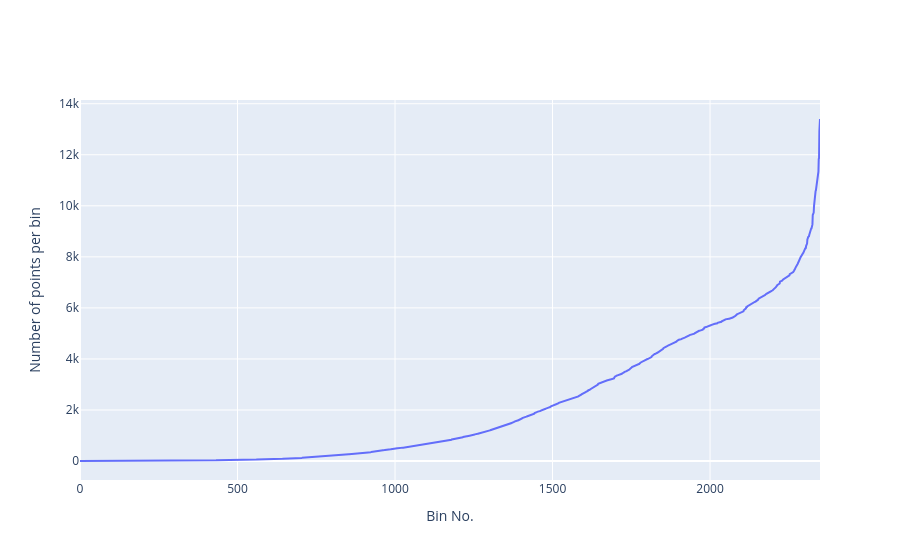

Here is the notebook cell this chart was saved with:
### Code cell
_ = profileNo_vs_xy_bins(df_sampled, n_x_bins=100, n_y_bins=100, show_threshold=False, threshold_quantile=0.99, projection='npstere')

### Figure 1 — Plotly figure (JSON) as saved in the notebook; plotly's stock layout.template omitted (floating-point values rounded to 4 significant figures; data arrays with more than 128 entries replaced by an {"elided": "..."} marker saying what was removed)
{"data": [{"type": "scatter", "x": {"elided": "2350 int values"}, "y": {"elided": "2350 int values"}}], "layout": {"xaxis": {"title": {"text": "Bin No."}}, "yaxis": {"title": {"text": "Number of points per bin"}}}}
